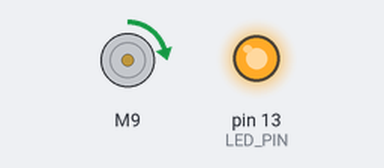
The sketch below on a simulated Arduino Uno, built with avr-gcc and run on an emulated ATmega328P. On the bench: DC motor (green arrow = forward, orange = backward, longer = faster), output pins drawn as LEDs (lit = HIGH).

Above: at 5.2 s.
Timing chart, 0 to 12.2 s (numbered marks = the images above):
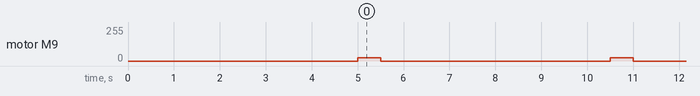

The sketch:

DefaultStop.ino
```cpp
/*
  ESC_Stop
    This is to illustrate the "stop" command that can be use. It will send a 500us value which in most cases will stop the motor.
    If another value is needed, it can be changed in the library ESC.h under "ESC_STOP_PULSE"

  27 April 2017
  by Eric Nantel
 */
#include "ESC.h"
#define LED_PIN (13)              // Pin for the LED

ESC myESC (9, 1000, 2000, 500);   // ESC_Name (ESC PIN, Minimum Value, Maximum Value, Arm Value)

void setup() {
  pinMode(LED_PIN, OUTPUT);       // LED Visual Output
  myESC.arm();                    // Send the Arm value so the ESC will be ready to take commands
  digitalWrite(LED_PIN, HIGH);    // LED High Once Armed
  delay(5000);                    // Wait for a while
}

void loop() {
  myESC.speed(1100);              // Set the speed to a testing value between 1000 and 2000
  delay(500);                     // Wait for a while
  myESC.stop();                   // Stop the ESC altogether
  delay(5000);                    // Wait for a while until we restart
}
```

Measured:
- by itself, motor M9: alternates forward 25/255 for 0.50 s and stopped for 5.0 s
